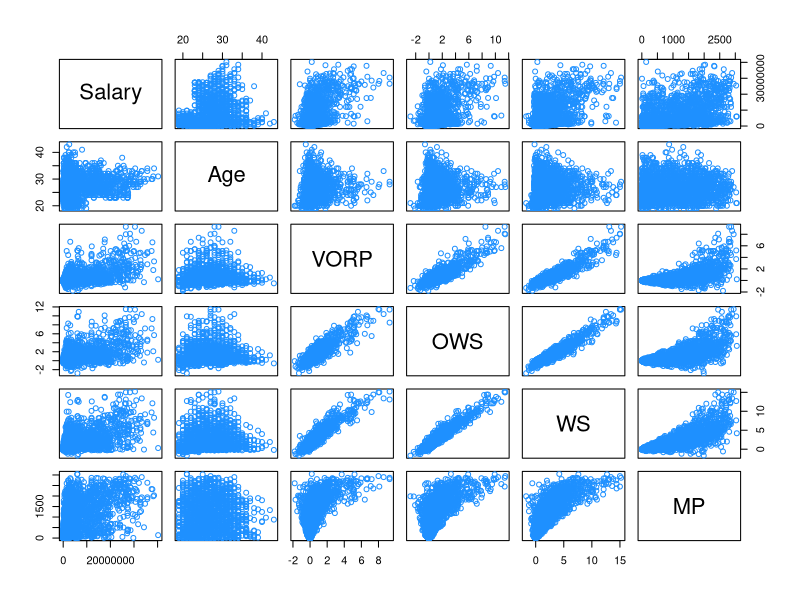
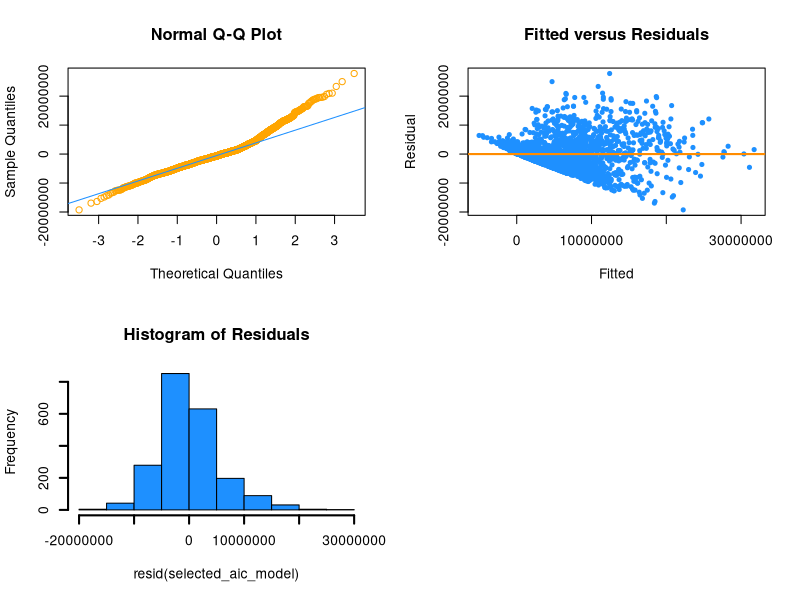
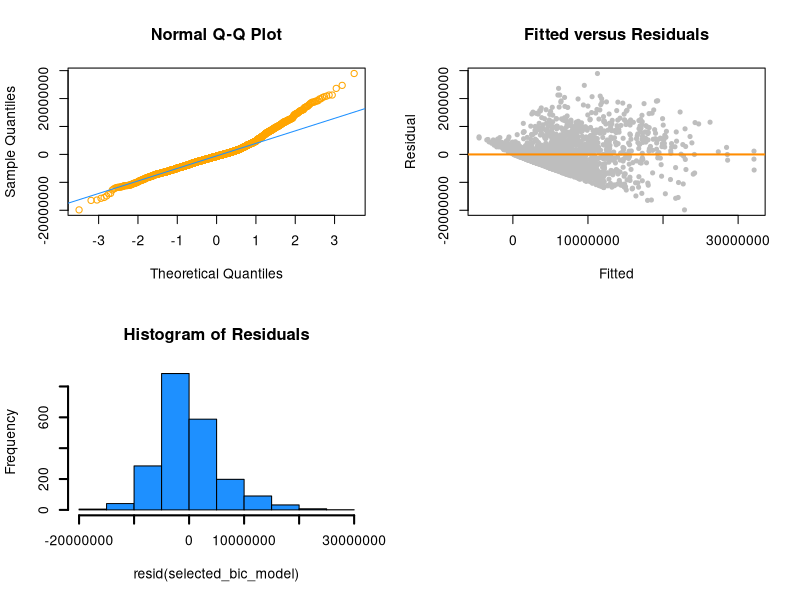
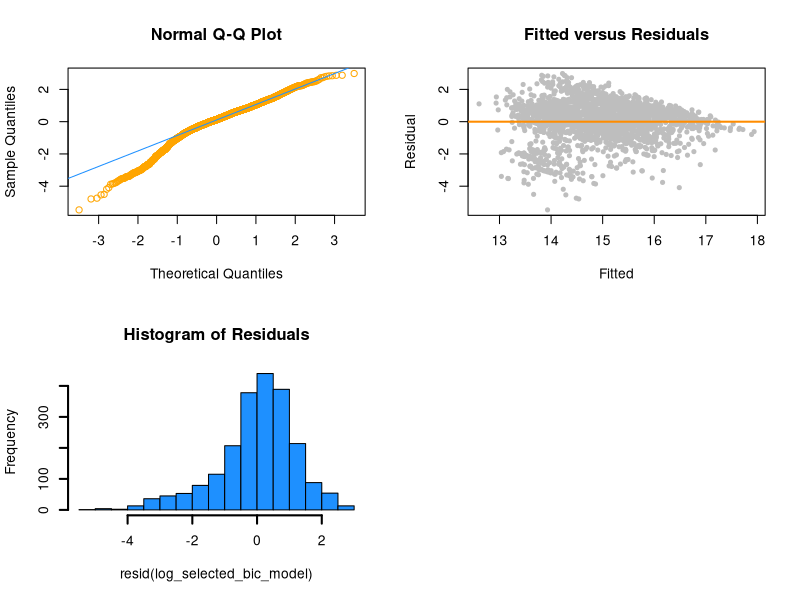

These charts were generated, in order, by the following R code:
## ---- chunk 1
options(scipen = 100, digits = 4, width = 80, fig.align = "center")
## ---- chunk 2
library(readr)
nba_raw = read_csv("data.csv")
## ---- chunk 3
nba = subset(nba_raw, select = -c(Guaranteed, `Signed Using`, Player))
nba = na.omit(nba)
nba$Tm = as.factor(nba$Tm)
nba$Pos = as.factor(nba$Pos)
nba = subset(nba, subset = nba$Salary != 0)

test_idx = sample(nrow(nba), size = 100)
test_set = nba[test_idx, ]
nba = nba[-test_idx, ]

n = nrow(nba)

nba_numeric = subset(nba, select = -c(Tm, Pos))
nba_predictors = subset(nba_numeric, select = -c(Salary))
## ---- chunk 4
cor(nba_predictors, y = nba$Salary, use = "complete.obs")
## ---- chunk 5
pairwise_plot_data = subset(nba, select = c(Salary, Age, VORP, OWS, WS, MP))
plot(pairwise_plot_data, col = "dodgerblue")
## ---- chunk 6
rmse = function(model) { 
  sqrt(mean(model$residuals ^ 2)) 
}

log_rmse = function(model) { 
  resid = nba$Salary - exp(fitted(model))
  sqrt(mean(resid ^ 2)) 
}

test_rmse = function(model) {
  predicted = predict(model, newdata = test_set)
  n = nrow(test_set)
  resid = predicted - test_set$Salary
  sqrt(mean(resid ^ 2))
}

test_log_rmse = function(model) {
  predicted = predict(model, newdata = test_set)
  n = nrow(test_set)
  resid = exp(predicted) - test_set$Salary
  sqrt(mean(resid ^ 2))
}

info = function(model) {
  c(
    "R squared" = summary(model)$"r.squared", 
    "RMSE" = rmse(model),
    "Parameters" = extractAIC(model)[1],
    "AIC" = extractAIC(model)[2], 
    "Test RMSE" = test_rmse(model)
  )
}

log_info = function(model) {
  c(
    "R-squared" = summary(model)$"r.squared", 
    "RMSE" = log_rmse(model),
    "Parameters" = extractAIC(model)[1],
    "AIC" = extractAIC(model)[2], 
    "Test RMSE" = test_log_rmse(model)
  )
}
## ---- chunk 7
full_model = lm(Salary ~ ., data = nba)
info(full_model)
## ---- chunk 8
correlated_predictors_model = lm(Salary ~ Age + VORP + WS + MP + OWS, data = nba)
info(correlated_predictors_model)
## ---- chunk 9
correlated_predictors_interactions_model = lm(Salary ~ (Age + VORP + WS + MP + OWS) ^ 2, data = nba)
info(correlated_predictors_interactions_model)
## ---- chunk 10
selected_aic_model = step(full_model, direction = "backward", trace = 0)
info(selected_aic_model)
## ---- chunk 11
selected_bic_model = step(full_model, direction = "backward", trace = 0, k = log(n))
info(selected_bic_model)
## ---- chunk 12
int_model = lm(Salary ~ . ^ 2, data = nba)
info(int_model)
## ---- chunk 13
log_selected_bic_model = lm(log(Salary) ~ Age + G + MP + `DRB%` + `USG%` + VORP, data = nba)
log_info(log_selected_bic_model)
## ---- chunk 14
log_full_model = lm(log(Salary) ~ ., data = nba)
log_info(log_full_model)
## ---- chunk 15
par(mfrow = c(2, 2))

qqnorm(resid(selected_aic_model), col = "orange")
qqline(resid(selected_aic_model), col = "dodgerblue")

plot(
  fitted(selected_aic_model), 
  resid(selected_aic_model), 
  col = "dodgerblue", 
  pch = 20,
  xlab = "Fitted", 
  ylab = "Residual",
  main = "Fitted versus Residuals"
)
abline(h = 0, col = "darkorange", lwd = 2)

hist(
  resid(selected_aic_model),
  main = "Histogram of Residuals",
  col = "dodgerblue",
  lwd = 2
)
## ---- chunk 16
shapiro.test(resid(selected_aic_model))
## ---- chunk 17
par(mfrow = c(2, 2))

qqnorm(resid(selected_bic_model), col = "orange")
qqline(resid(selected_bic_model), col = "dodgerblue")

plot(
  fitted(selected_bic_model), 
  resid(selected_bic_model), 
  col = "grey", 
  pch = 20,
  xlab = "Fitted", 
  ylab = "Residual",
  main = "Fitted versus Residuals"
)
abline(h = 0, col = "darkorange", lwd = 2)

hist(
  resid(selected_bic_model),
  main = "Histogram of Residuals",
  col = "dodgerblue",
  lwd = 2
)
## ---- chunk 18
shapiro.test(resid(selected_bic_model))
## ---- chunk 19
par(mfrow = c(2, 2))

qqnorm(resid(log_selected_bic_model), col = "orange")
qqline(resid(log_selected_bic_model), col = "dodgerblue")

plot(
  fitted(log_selected_bic_model), 
  resid(log_selected_bic_model), 
  col = "grey", 
  pch = 20,
  xlab = "Fitted", 
  ylab = "Residual",
  main = "Fitted versus Residuals"
)
abline(h = 0, col = "darkorange", lwd = 2)

hist(
  resid(log_selected_bic_model),
  main = "Histogram of Residuals",
  col = "dodgerblue",
  lwd = 2
)
## ---- chunk 20
shapiro.test(resid(log_selected_bic_model))
## ---- chunk 21
summary(selected_bic_model)
